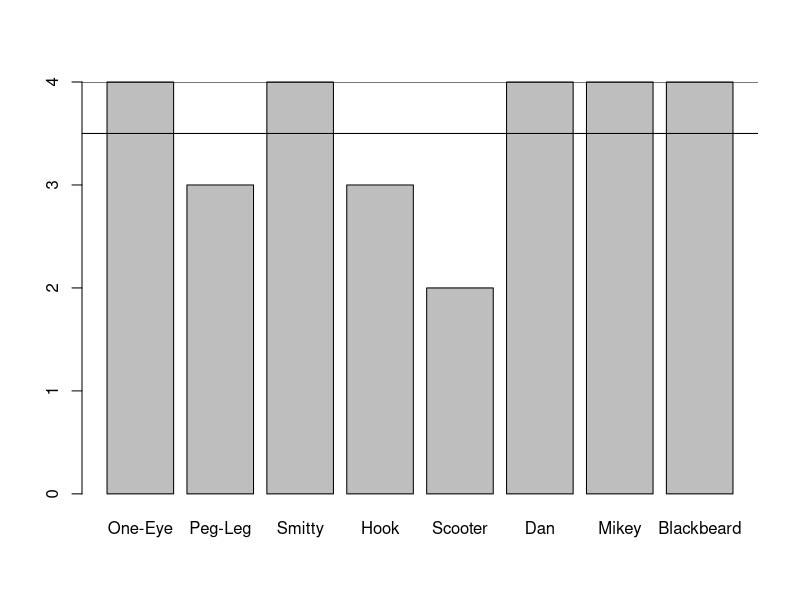

Generate this figure with R:
#See README.md for more info on the style and formatting of the notes and code


4.0 
#Summary Statistics



	#Mean
	
	#Simply use the mean function with a given set of data
limbs <- c(4,3,4,3,2,4,4,4)
names(limbs) <- c('One-Eye', 'Peg-Leg', 'Smitty', 'Hook', 'Scooter', 'Dan', 'Mikey', 'Blackbeard')

mean(limbs)
	
	#You can graph the variable/vector 'limbs' by using the same "barplot" function as before
	
barplot(limbs)

	#To draw a horizontal line across the plot, you're going to use the "abline" function in conjuction with setting parameters with 'h'

abline(h = mean(limbs))
	#Abline will draw a line across the data at the mean of the data



	#Median
	#The call up is the same was with "mean"
median(limbs)
	#Using "abline" with median will also reflect a horizontal or vertical line that is at the median point

abline(h=median(limbs))



	#Standard Deviation
	#Statisticians use the concept of "standard deviation" from the mean to describe the range of typical values for a data set. For a group of numbers, it shows how much they typically vary from the average value. To calculate the standard deviation, you calculate the mean of the values, then subtract the mean from each number and square the result, then average those squares, and take the square root of that average.
	
	#So, if we're given a data set
pounds <- c(45000,50000,35000,40000,35000,45000,10000,15000)
	#We can graph it using barplot(pounds)
	#Then set a value for the mean
meanValue <- mean(pounds)
	#To help visually, plot the abline according to the meanValue
abline(h = meanValue)
	#Then you can set the deviation value/variable to the 'sd()' command
deviation <- sd(pounds)
	#Entering 'deviation' will bring us the standard deviation of our selected data set. 	
	
	#We can take out abline further and add the sd value to our meanValue
abline(h = meanValue + deviation)
	#This will draw two lines on our barplot 
